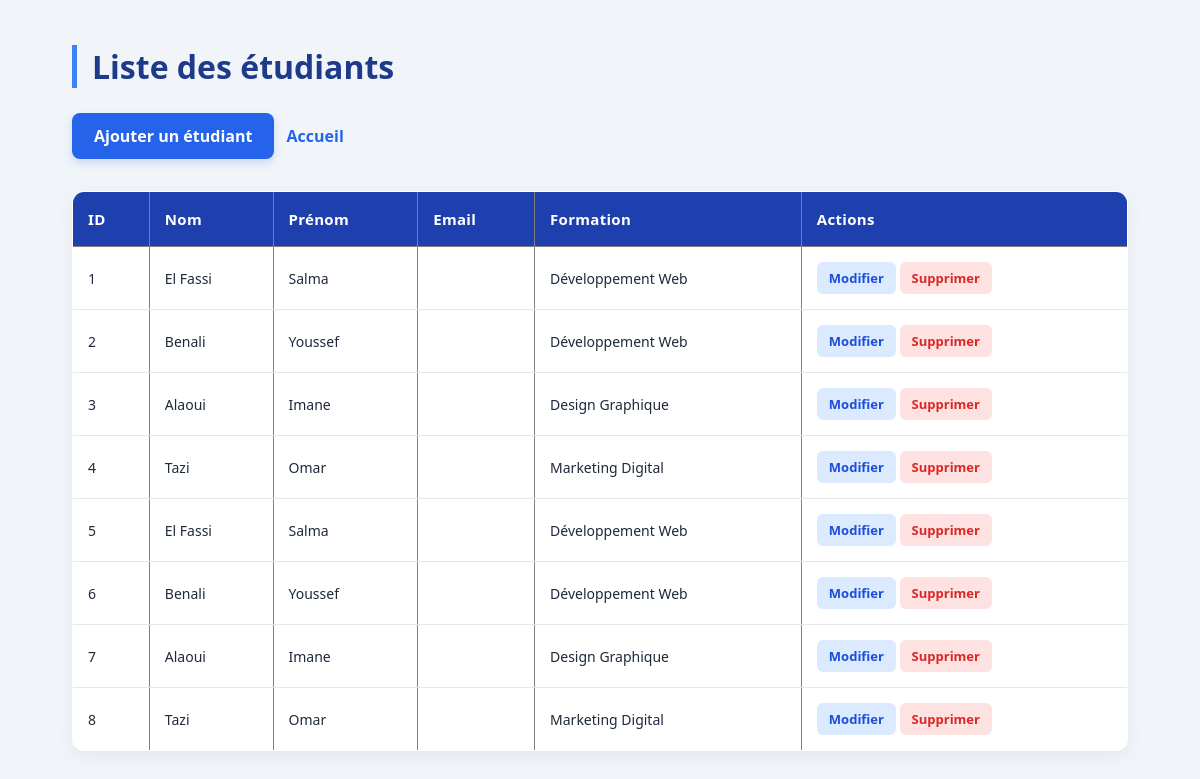
Screenshot of /etudiane/index.php with the database file from the repository.
### tables this page shows
CREATE TABLE `etudiane` (
  `id` int(11) NOT NULL,
  `nom` varchar(150) NOT NULL,
  `prenom` varchar(100) NOT NULL,
  `Formations_id` int(11) NOT NULL
);

CREATE TABLE `formations` (
  `id` int(11) NOT NULL,
  `titre` varchar(100) NOT NULL,
  `prix` decimal(10,2) NOT NULL
);

### etudiane/index.php (the view)
<?php
require_once "../database/connexion.php";
$sql = "SELECT etudiane.*, formations.titre
        FROM etudiane
        LEFT JOIN formations ON etudiane.Formations_id = formations.id";
$statement = $pdo->query($sql);
$etudiants = $statement->fetchAll(PDO::FETCH_ASSOC);
?>
<!DOCTYPE html>
<html lang="fr">
<head><meta charset="UTF-8"><title>Etudiants</title>
<link rel="stylesheet" href="../css/style.css"></head>
<body>
    <h1>Liste des étudiants</h1>
    <a href="create.php">Ajouter un étudiant</a>
    <a href="../index.php">Accueil</a>
    <br><br>
    <table border="1">
        <tr><th>ID</th><th>Nom</th><th>Prénom</th><th>Email</th><th>Formation</th><th>Actions</th></tr>
        <?php foreach ($etudiants as $e) { ?>
        <tr>
            <td><?php echo $e["id"]; ?></td>
            <td><?php echo htmlspecialchars($e["nom"]); ?></td>
            <td><?php echo htmlspecialchars($e["prenom"]); ?></td>
            <td><?php echo htmlspecialchars($e["email"]); ?></td>
            <td><?php echo htmlspecialchars($e["titre"] ?? 'Aucune'); ?></td>
            <td>
                <a href="edit.php?id=<?php echo $e["id"]; ?>">Modifier</a>
                <a href="delete.php?id=<?php echo $e["id"]; ?>" onclick="return confirm('Supprimer ?')">Supprimer</a>
            </td>
        </tr>
        <?php } ?>
    </table>
</body>
</html>

### css/style.css (style rules this page uses)
* { margin: 0; padding: 0; box-sizing: border-box; }
body { font-family: 'Segoe UI', Arial, sans-serif; background: #f1f5f9; color: #1e293b; padding: 45px 6%; min-height: 100vh; }
h1 { color: #1e3a8a; font-size: 32px; margin-bottom: 25px; font-weight: 700; border-left: 5px solid #3b82f6; padding-left: 15px; }
a { text-decoration: none; display: inline-block; transition: 0.3s ease; }
a[href="create.php"] { background: #2563eb; color: white; padding: 12px 22px; border-radius: 8px; font-weight: 600; box-shadow: 0 4px 10px rgba(37, 99, 235, 0.2); }
a[href="../index.php"] { color: #2563eb; font-weight: 600; margin-left: 8px; }
table { width: 100%; border-collapse: collapse; background: white; border-radius: 12px; overflow: hidden; box-shadow: 0 5px 20px rgba(0, 0, 0, 0.06); margin-top: 10px; }
th { background: #1e40af; color: white; padding: 17px 15px; text-align: left; font-size: 15px; letter-spacing: 0.3px; }
td { padding: 15px; border-bottom: 1px solid #e2e8f0; font-size: 14px; }
tr:last-child td { border-bottom: none; }
td a[href^="edit.php"] { background: #dbeafe; color: #1d4ed8; padding: 7px 12px; border-radius: 6px; font-weight: 600; font-size: 13px; }
td a[href^="delete.php"] { background: #fee2e2; color: #dc2626; padding: 7px 12px; border-radius: 6px; font-weight: 600; font-size: 13px; }

### rows the page displays
etudiane: id "1", nom "El Fassi", prenom "Salma", Formations.titre "Développement Web"
etudiane: id "2", nom "Benali", prenom "Youssef", Formations.titre "Développement Web"
etudiane: id "3", nom "Alaoui", prenom "Imane", Formations.titre "Design Graphique"
etudiane: id "4", nom "Tazi", prenom "Omar", Formations.titre "Marketing Digital"
etudiane: id "5", nom "El Fassi", prenom "Salma", Formations.titre "Développement Web"
etudiane: id "6", nom "Benali", prenom "Youssef", Formations.titre "Développement Web"
etudiane: id "7", nom "Alaoui", prenom "Imane", Formations.titre "Design Graphique"
etudiane: id "8", nom "Tazi", prenom "Omar", Formations.titre "Marketing Digital"
